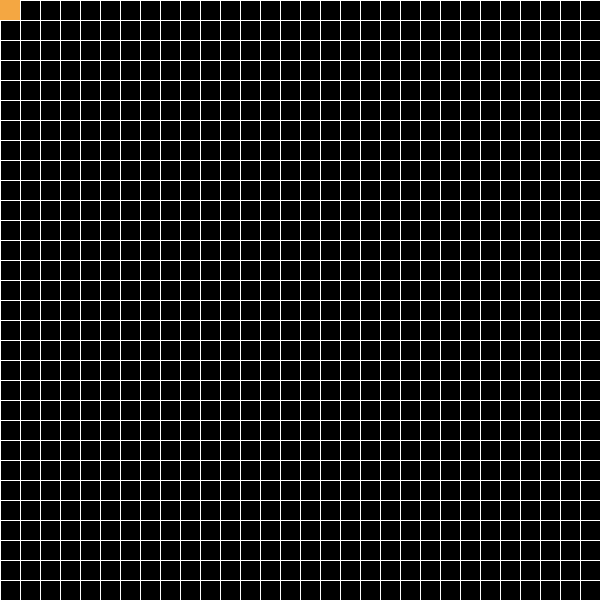
Frame 1 (no input)
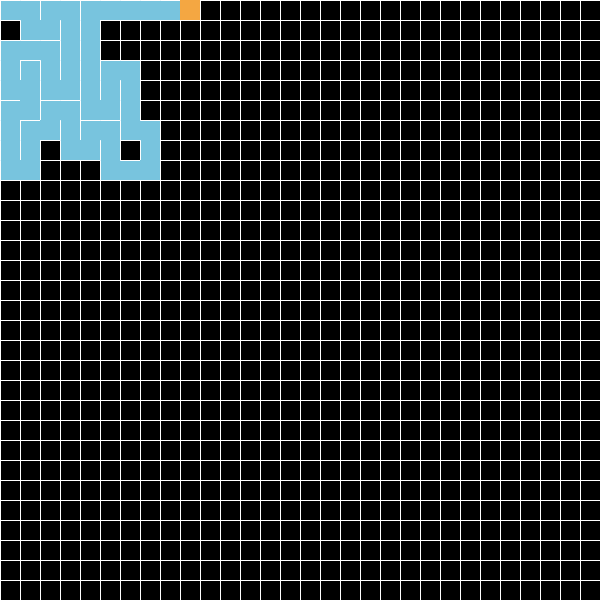
Frame 60 (the mouse pressed at the canvas centre just before this capture)
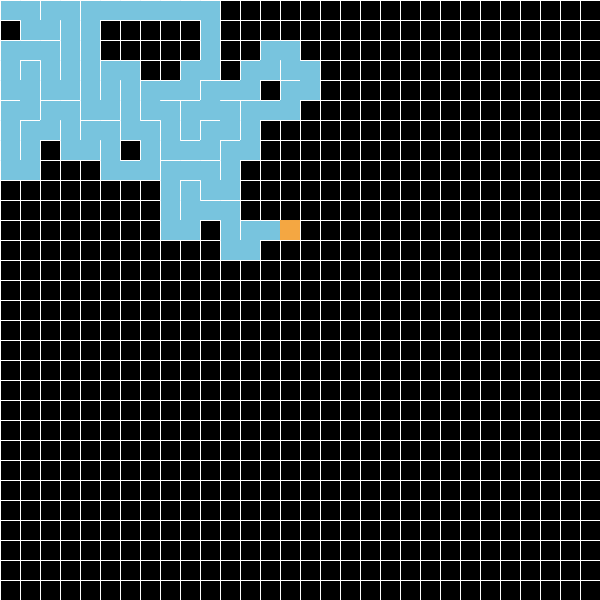
Frame 120 (the mouse held since frame 60 and released just before this capture)

The Processing sketch that drew these frames (run headless with seeded random() and noise(); from frame 60 on, the mouse is pressed at the canvas centre):

// Processing sketch: MazeGen
// ── MazeGen.pde
int scale;
int rows;
int cols;
Cell[] grid;
Cell current;
ArrayList<Cell> stack = new ArrayList<Cell>();

void setup(){
  size(600,600);  
  scale = 20;
  rows = width/scale;
  cols = height/scale;
  grid = new Cell[rows*cols];
  int i = 0;
  for(int x = 0; x < rows; x++){
     for(int y = 0; y < cols; y++){
         //println(x,y);
         grid[i] = new Cell(x,y);
         i++;
     }
  }
  current = grid[0];
}

void draw(){
  //frameRate(4);
  //translate(scale/2,scale/2);
  for(int i = 0; i < grid.length; i++){
      grid[i].show();
  }
  current.highlight();
  Cell next = current.getUnvisitedNeighbor(grid);
  if (next != null){
     removeWall(next, current);
     if (!current.visited){
       stack.add(current);
     }
     current.visited = true;
     current = next; 
     return;
  } else if (stack.size()>0) {
      current.visited = true;  // duplicated in code, causes issues...
      current = stack.get(stack.size()-1);
      stack.remove(stack.size()-1);
      return;
  }
}

void removeWall(Cell a, Cell b){
     if (a.x < b.x){
         b.sides.put("left", false);
         a.sides.put("right", false);
     }
     else if (a.x > b.x){
       b.sides.put("right", false);
       a.sides.put("left", false);
     }
     else if (a.y < b.y){
       b.sides.put("top", false);
       a.sides.put("bottom", false);
     }
     else if (a.y > b.y){
       b.sides.put("bottom", false);
       a.sides.put("top", false);
     }
  
}
// ── Cell.pde
class Cell{
  int x;
  int y;
  boolean visited;
  HashMap<String,Boolean> sides;
  
  Cell(int x_,int y_){
    x = x_;
    y = y_;
    visited = false;
    sides = new HashMap<String,Boolean>();
    sides.put("top", true);
    sides.put("left", true);
    sides.put("bottom", true);
    sides.put("right", true);
  }
  
  void show(){
    if (!visited){
      fill(0);
    } else {
      fill(120,196,222); 
    }
    noStroke();
    rect(x*scale, y*scale, scale, scale);
    stroke(255);
    if(sides.get("top"))
      line(x*scale, y*scale, x*scale+scale, y*scale); //top
    if(sides.get("left"))
      line(x*scale, y*scale, x*scale, y*scale+scale); //left
    if(sides.get("bottom"))
      line(x*scale, y*scale+scale, x*scale+scale, y*scale+scale); //bottom
    if(sides.get("right"))
      line(x*scale+scale, y*scale, x*scale+scale, y*scale+scale); //right    
  }
  
   void highlight(){
    fill(244,167,66);
    noStroke();
    rect(x*scale, y*scale, scale, scale);
   }
   
   int index(int x, int y){
      if(x < 0 || x >= rows || y < 0 || y >= cols){
         return -1;
      }
      return x * cols + y; 
   }
   
   Cell getUnvisitedNeighbor(Cell[] grid){
       ArrayList<Cell> PotentialNeighbors = new ArrayList<Cell>();
       int ind;
       ind = index(x, y-1);
       if ( ind != -1 && (!grid[ind].visited)){
           PotentialNeighbors.add(grid[ind]);
       }
       ind = index(x-1, y);
       if ( ind != -1 && (!grid[ind].visited)){
           PotentialNeighbors.add(grid[ind]);
       }
       ind = index(x, y+1);
       if ( ind != -1 && (!grid[ind].visited)){
           PotentialNeighbors.add(grid[ind]);
       }
       ind = index(x+1, y);
       if ( ind != -1 && (!grid[ind].visited)){
           PotentialNeighbors.add(grid[ind]);
       }
       if (PotentialNeighbors.size() > 0){
         return PotentialNeighbors.get(floor(random(PotentialNeighbors.size())));  
       } else {
         return null;  
       }
   }
}
